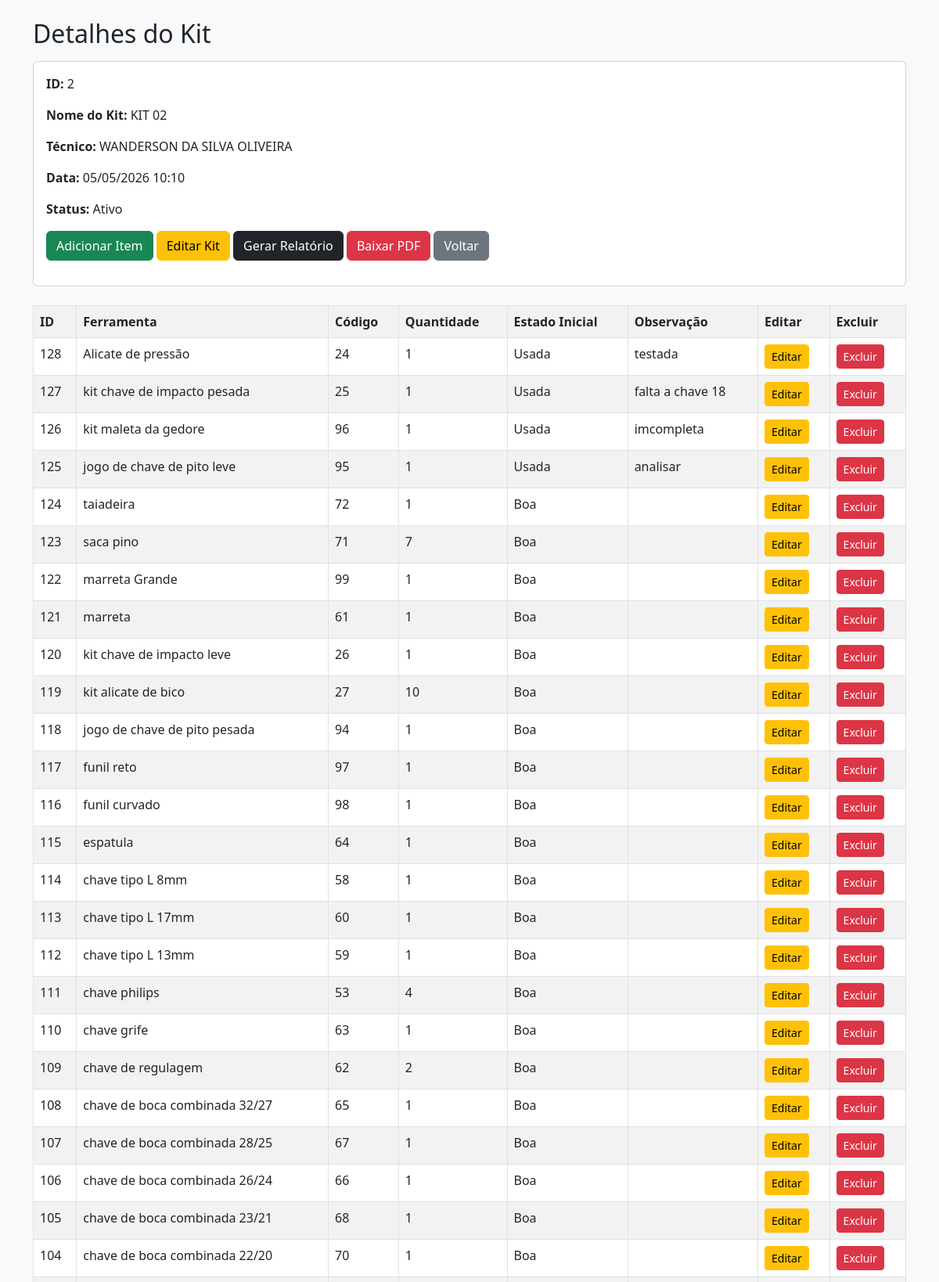
The page /kit/2 (signed in, upper part) on the database its author committed.
### tables this page shows
CREATE TABLE kits (
    id INTEGER PRIMARY KEY AUTOINCREMENT,
    tecnico_id INTEGER,
    nome_kit TEXT,
    data_criacao TEXT,
    status TEXT,
    data_entrega TEXT,
    assinatura_tecnico TEXT,
    assinatura_responsavel TEXT
);

CREATE TABLE tecnicos (
    id INTEGER PRIMARY KEY AUTOINCREMENT,
    nome TEXT
);

CREATE TABLE kit_itens (
    id INTEGER PRIMARY KEY AUTOINCREMENT,
    kit_id INTEGER,
    ferramenta_id INTEGER,
    quantidade INTEGER,
    estado_inicial TEXT,
    observacao TEXT
);

CREATE TABLE ferramentas (
    id INTEGER PRIMARY KEY AUTOINCREMENT,
    nome TEXT,
    codigo TEXT UNIQUE,
    status TEXT,
    tecnico TEXT,
    data_retirada TEXT,
    data_devolucao TEXT,
    foto TEXT,
    assinatura TEXT
);

### app.py (the view)
@app.route("/kit/<int:kit_id>")
def ver_kit(kit_id):
    if not admin_logado():
        return redirect("/login")
    conn = conectar()
    cursor = conn.cursor()
    cursor.execute("""
    SELECT kits.id, kits.nome_kit, tecnicos.nome, kits.data_criacao, kits.status
    FROM kits
    INNER JOIN tecnicos ON kits.tecnico_id = tecnicos.id
    WHERE kits.id = ?
    """, (kit_id,))
    kit = cursor.fetchone()
    cursor.execute("""
    SELECT kit_itens.id, ferramentas.nome, ferramentas.codigo, kit_itens.quantidade,
           kit_itens.estado_inicial, kit_itens.observacao
    FROM kit_itens
    INNER JOIN ferramentas ON kit_itens.ferramenta_id = ferramentas.id
    WHERE kit_itens.kit_id = ?
    ORDER BY kit_itens.id DESC
    """, (kit_id,))
    itens = cursor.fetchall()
    conn.close()
    return render_template("ver_kit.html", kit=kit, itens=itens)

### app.py (called while the page is built)
def conectar():
    return sqlite3.connect("database.db")

def admin_logado():
    return "usuario" in session

### templates/ver_kit.html (shortened to what this page needs)
<!DOCTYPE html>
<html>
<head>
<link href="https://cdn.jsdelivr.net/npm/bootstrap@5.3.0/dist/css/bootstrap.min.css" rel="stylesheet">
</head>
<body class="bg-light">
<div class="container mt-4">
    <h2 class="mb-3">Detalhes do Kit</h2>
    {% if kit %}
    <div class="card p-3 mb-4">
        <p><strong>ID:</strong> {{ kit[0] }}</p>
        <p><strong>Nome do Kit:</strong> {{ kit[1] }}</p>
        <p><strong>Técnico:</strong> {{ kit[2] }}</p>
        <p><strong>Data:</strong> {{ kit[3] }}</p>
        <p><strong>Status:</strong> {{ kit[4] }}</p>
        <div class="mb-3">
            <a href="/adicionar_item_kit/{{ kit[0] }}" class="btn btn-success">Adicionar Item</a>
            <a href="/editar_kit/{{ kit[0] }}" class="btn btn-warning">Editar Kit</a>
            <a href="/relatorio_entrega_kit/{{ kit[0] }}" class="btn btn-dark">
                {% if kit[5] %}
                    Ver Relatório
                {% else %}
                    Gerar Relatório
                {% endif %}
            </a>
            <a href="/baixar_relatorio_kit/{{ kit[0] }}" class="btn btn-danger">Baixar PDF</a>
            <a href="/kits" class="btn btn-secondary">Voltar</a>
        </div>
    </div>
    <table class="table table-bordered table-striped">
        <tr>
            <th>ID</th>
            <th>Ferramenta</th>
            <th>Código</th>
            <th>Quantidade</th>
            <th>Estado Inicial</th>
            <th>Observação</th>
            <th>Editar</th>
            <th>Excluir</th>
        </tr>
        {% for item in itens %}
        <tr>
            <td>{{ item[0] }}</td>
            <td>{{ item[1] }}</td>
            <td>{{ item[2] }}</td>
            <td>{{ item[3] }}</td>
            <td>{{ item[4] }}</td>
            <td>{{ item[5] }}</td>
            <td><a href="/editar_item_kit/{{ item[0] }}" class="btn btn-sm btn-warning">Editar</a></td>
            <td><a href="/excluir_item_kit/{{ item[0] }}" class="btn btn-sm btn-danger">Excluir</a></td>
        </tr>
        {% endfor %}
    </table>
    {% endif %}
</div>
</body>
</html>

### rows shown on the page
kits: id "2", nome_kit "KIT 02", data_criacao "05/05/2026 10:10", status "Ativo"
tecnicos: nome "WANDERSON DA SILVA OLIVEIRA"
kit_itens: id "128", nome "Alicate de pressão", codigo "24", quantidade "1", estado_inicial "Usada", observacao "testada"
kit_itens: id "127", nome "kit chave de impacto pesada", codigo "25", quantidade "1", estado_inicial "Usada", observacao "falta a chave 18"
kit_itens: id "126", nome "kit maleta da gedore", codigo "96", quantidade "1", estado_inicial "Usada", observacao "imcompleta"
kit_itens: id "125", nome "jogo de chave de pito leve", codigo "95", quantidade "1", estado_inicial "Usada", observacao "analisar"
kit_itens: id "124", nome "taiadeira", codigo "72", quantidade "1", estado_inicial "Boa"
kit_itens: id "123", nome "saca pino", codigo "71", quantidade "7", estado_inicial "Boa"
kit_itens: id "122", nome "marreta Grande", codigo "99", quantidade "1", estado_inicial "Boa"
kit_itens: id "121", nome "marreta", codigo "61", quantidade "1", estado_inicial "Boa"
kit_itens: id "120", nome "kit chave de impacto leve", codigo "26", quantidade "1", estado_inicial "Boa"
kit_itens: id "119", nome "kit alicate de bico", codigo "27", quantidade "10", estado_inicial "Boa"
kit_itens: id "118", nome "jogo de chave de pito pesada", codigo "94", quantidade "1", estado_inicial "Boa"
kit_itens: id "117", nome "funil reto", codigo "97", quantidade "1", estado_inicial "Boa"
kit_itens: id "116", nome "funil curvado", codigo "98", quantidade "1", estado_inicial "Boa"
kit_itens: id "115", nome "espatula", codigo "64", quantidade "1", estado_inicial "Boa"
kit_itens: id "114", nome "chave tipo L 8mm", codigo "58", quantidade "1", estado_inicial "Boa"
kit_itens: id "113", nome "chave tipo L 17mm", codigo "60", quantidade "1", estado_inicial "Boa"
kit_itens: id "112", nome "chave tipo L 13mm", codigo "59", quantidade "1", estado_inicial "Boa"
kit_itens: id "111", nome "chave philips", codigo "53", quantidade "4", estado_inicial "Boa"
kit_itens: id "110", nome "chave grife", codigo "63", quantidade "1", estado_inicial "Boa"
kit_itens: id "109", nome "chave de regulagem", codigo "62", quantidade "2", estado_inicial "Boa"
kit_itens: id "108", nome "chave de boca combinada 32/27", codigo "65", quantidade "1", estado_inicial "Boa"
kit_itens: id "107", nome "chave de boca combinada 28/25", codigo "67", quantidade "1", estado_inicial "Boa"
kit_itens: id "106", nome "chave de boca combinada 26/24", codigo "66", quantidade "1", estado_inicial "Boa"
kit_itens: id "105", nome "chave de boca combinada 23/21", codigo "68", quantidade "1", estado_inicial "Boa"
kit_itens: id "104", nome "chave de boca combinada 22/20", codigo "70", quantidade "1", estado_inicial "Boa"
